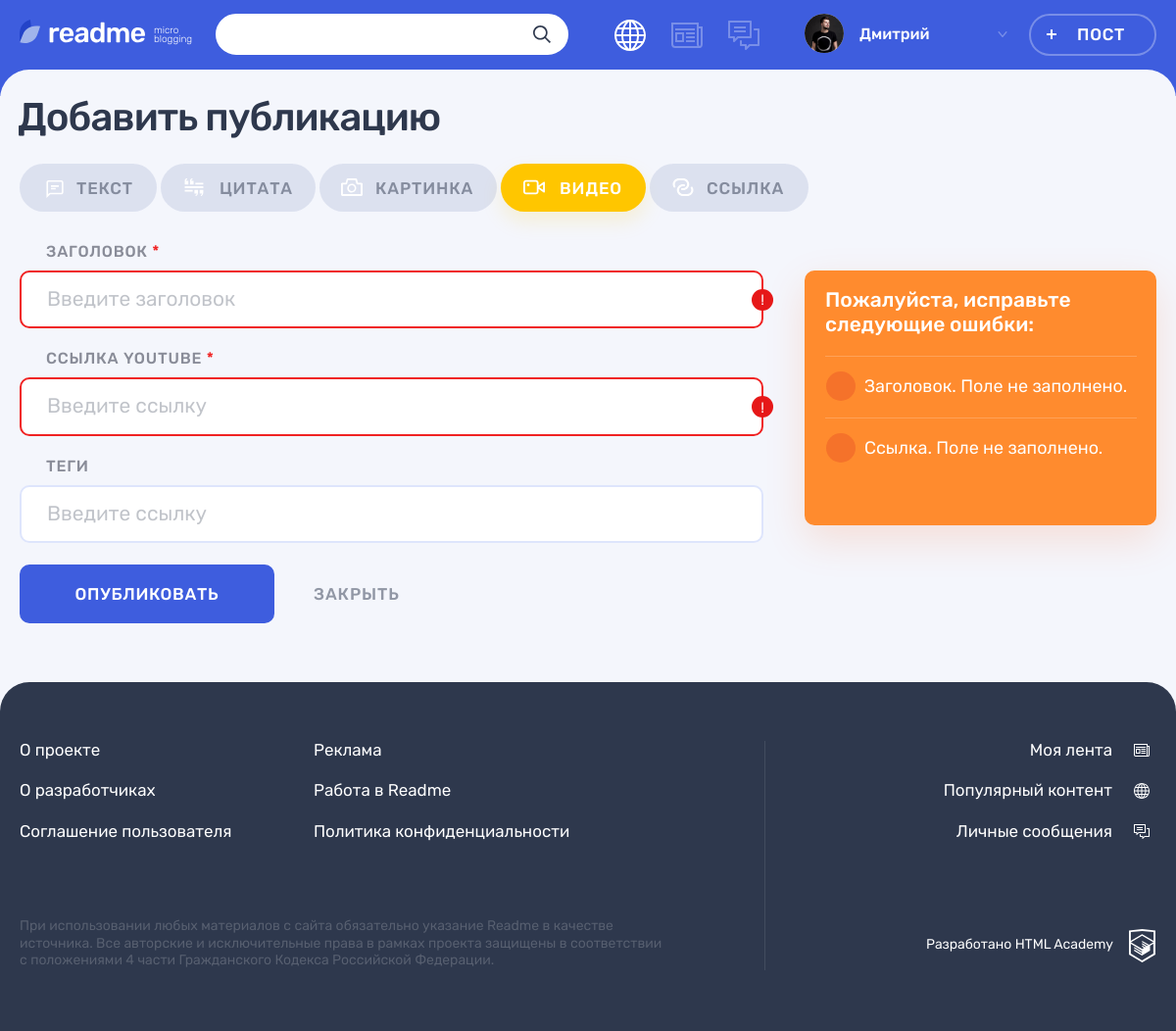
The app's page /add.php?post_type=4 with its own data.
### tables this page shows
CREATE TABLE content_types (
  id  INT UNSIGNED AUTO_INCREMENT PRIMARY KEY NOT NULL,
  type_name VARCHAR(128) NOT NULL,
  class_name VARCHAR(128) NOT NULL
);

### helpers.php (called while the page is built, shortened)
<?php
function include_template($name, array $data = [])
{
    $name = 'templates/' . $name;
    extract($data);
    require $name;
    $result = ob_get_clean();
    return $result;
}

### includes/functions.inc.php (called while the page is built, shortened)
<?php
function select_query($con, $sql, $type = 'all') {
  mysqli_set_charset($con, "utf8");
  $result = mysqli_query($con, $sql) or trigger_error("Ошибка в запросе к базе данных: ".mysqli_error($con), E_USER_ERROR);
  if ($type == 'assoc') {
    return mysqli_fetch_assoc($result);
  }
  return mysqli_fetch_all($result, MYSQLI_ASSOC);
}
function get_filter_active($current_content_type_id, $content_type) {
  if ($current_content_type_id == $content_type['id']) {
    return 'filters__button--active';
  }
}
function check_empty_field($required_fields, $fields_map, $errors) {
  foreach ($required_fields as $field) {
      if (empty($_POST[$field])) {
          $errors[$field] = $fields_map[$field] . 'Поле не заполнено.';
      }
  }
  return $errors;
}
function check_validity($con, $current_content_type_id, $fields_map) {
  $errors = [];
  if ($current_content_type_id == 4) {
    $required_fields = ['video-heading', 'video-link',];
    $errors = check_empty_field($required_fields, $fields_map, $errors);
  }
  if (!empty($errors)) {
      return $errors;
  }
}

### templates/add.php (the view, shortened to what this page needs)
<?php
require_once('includes/functions.inc.php');
?>
<div class="page__main-section">
  <div class="container">
    <h1 class="page__title page__title--adding-post">Добавить публикацию</h1>
  </div>
  <div class="adding-post container">
    <div class="adding-post__tabs-wrapper tabs">
      <div class="adding-post__tabs filters">
        <ul class="adding-post__tabs-list filters__list tabs__list">
          <?php foreach($content_types as $content_type): ?>
          <li class="adding-post__tabs-item filters__item">
            <a class="adding-post__tabs-link filters__button filters__button--<?= $content_type['class_name'] ?> <?= get_filter_active($current_content_type_id, $content_type) ?> tabs__item tabs__item--active button" href="?post_type=<?= $content_type['id'] ?>">
              <svg class="filters__icon" width="22" height="18">
                <use xlink:href="#icon-filter-<?= $content_type['class_name'] ?>"></use>
              </svg>
              <span><?= $content_type['type_name'] ?></span>
            </a>
          </li>
        <?php endforeach; ?>
        </ul>
      </div>
      <div class="adding-post__tab-content">
        <section class="adding-post__photo tabs__content tabs__content--active">
        <?= $add_content ?>
        </section>
      </div>
    </div>
  </div>
</div>

### records on screen
content_types: type_name "ТЕКСТ"
content_types: type_name "ЦИТАТА"
content_types: type_name "КАРТИНКА"
content_types: type_name "ВИДЕО"
content_types: type_name "ССЫЛКА"

### other values on screen
$user_name "Дмитрий"
$error "Заголовок. Поле не заполнено."
$error "Ссылка. Поле не заполнено."
